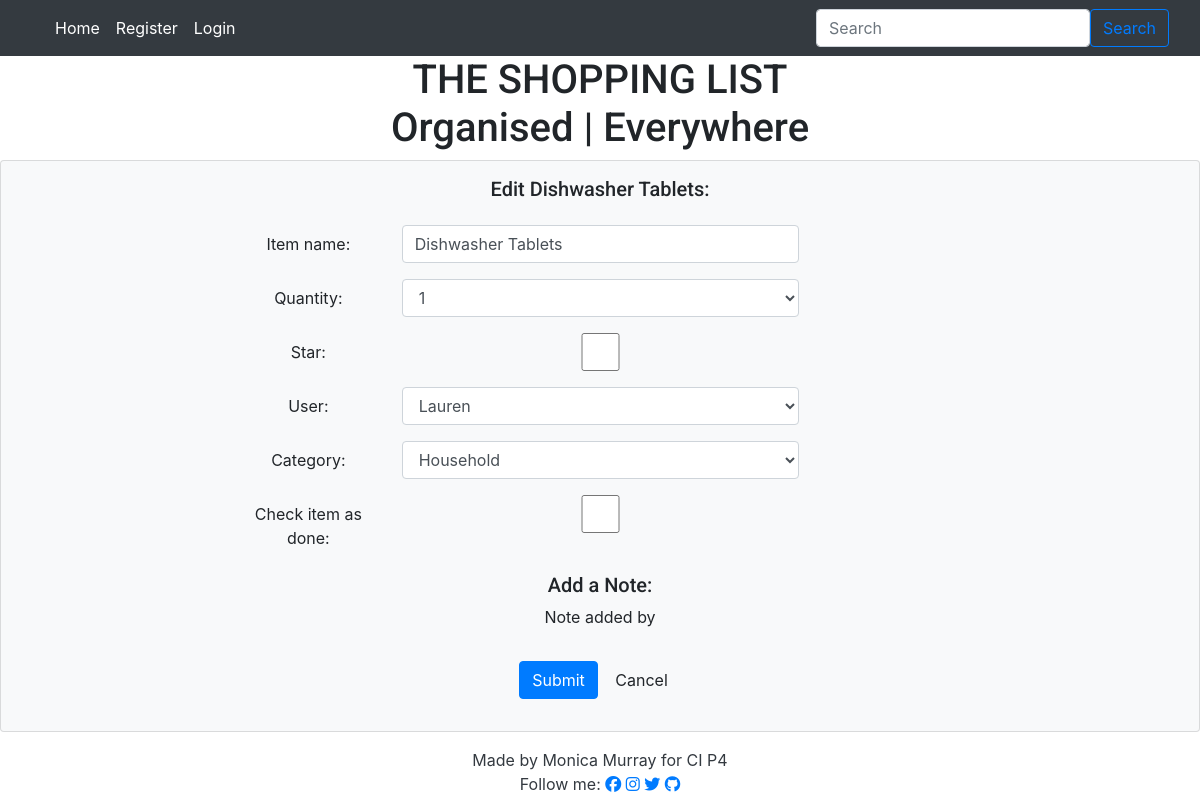
Screenshot of /edit/46/ with the database file from the repository.
### list/models.py (models this page shows)
class Entry(models.Model):
    item_name = models.CharField(
        max_length=60, null=False, blank=False, unique=True)
    quantity = models.IntegerField(
        choices=QUANTITY_CHOICES, default='1')
    star = models.BooleanField(default=False)
    user = models.ForeignKey(User, on_delete=models.CASCADE)
    category = models.CharField(
        max_length=20, choices=CATEGORY_CHOICES, default='Fresh')
    added_on = models.DateTimeField(auto_now_add=True)
    check_item_as_done = models.BooleanField(default=False)
    class Meta:
        ordering = ['-added_on', '-star',]
    def __str__(self):
        return self.item_name

### list/views.py (the view)
# urls.py: path('edit/<int:pk>/', views.EditView.as_view(), name='edit'),
class EditView(UpdateView):
    model = Entry
    template_name = 'edit_entry.html'
    fields = '__all__'
    pk_url_kwarg = 'pk'
    success_url = reverse_lazy('home')

### templates/edit_entry.html (shortened to what this page needs)
{% extends 'base.html' %}
{% load widget_tweaks %}
{% block content %}
<div class="row justify-content-center">
    <h5 class="text-capitalize mt-3">Edit {{entry}}:</h5>
</div>
<div class="container pt-3">
    <form method="post">
        {% for field in form.visible_fields %}
            <div class="form-group row offset-md-2">
            <label for="{{field.id_for_label}}" class="col-sm-2 col-form-label">{{ field.label }}:</label>
            <div class="col-sm-8">
            {{ field|add_class:'form-control col-sm-8 text-capitalize'}}
            </div>
            </div>
        {% endfor %}
            <h5>Add a Note:</h5>
            <p>Note added by {{user.username}}</p>
        <div class="form-group pt-3">
        <button type="submit" class="btn btn-primary mb-3">Submit</button>
        <a href="{% url 'home' %}" class="btn btn-default mb-3">Cancel</a>
        </div>
    </form>
</div>
{% endblock %}

### static/css/style.css (style rules this page uses)
body { background-color: #FFFFFF; font-family: 'Nanum Myeongjo', 'Roboto', sans-serif; color: bright pink; text-align: center; font-weight: 300; }
h1, h2, h3, h4, h5, h6 { font-family: 'Roboto', sans-serif; font-weight: 300; }

### rows the page displays
Entry: item_name "Dishwasher Tablets", visible_fields "dishwasher tablets" "1" "Lauren" "Household"

### other values shown
{{ field.label }} "Item name" "Quantity" "Star" "User" "Category" "Check item as done"
